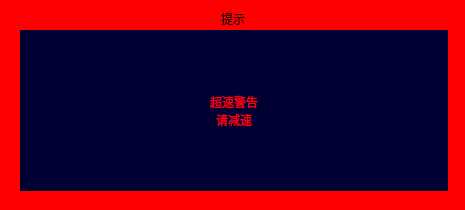
<?xml version="1.0" encoding="UTF-8"?>
<ui version="4.0">
 <class>EMDialogPage</class>
 <widget class="QWidget" name="EMDialogPage">
  <property name="geometry">
   <rect>
    <x>0</x>
    <y>0</y>
    <width>465</width>
    <height>210</height>
   </rect>
  </property>
  <property name="windowTitle">
   <string>Form</string>
  </property>
  <property name="styleSheet">
   <string notr="true">background-color: rgb(255, 0, 0);</string>
  </property>
  <widget class="QLabel" name="label">
   <property name="geometry">
    <rect>
     <x>200</x>
     <y>10</y>
     <width>66</width>
     <height>17</height>
    </rect>
   </property>
   <property name="styleSheet">
    <string notr="true">font:16px &quot;微软雅黑&quot;;</string>
   </property>
   <property name="text">
    <string>提示</string>
   </property>
   <property name="alignment">
    <set>Qt::AlignCenter</set>
   </property>
  </widget>
  <widget class="QLabel" name="lbl_mode">
   <property name="geometry">
    <rect>
     <x>20</x>
     <y>30</y>
     <width>428</width>
     <height>161</height>
    </rect>
   </property>
   <property name="styleSheet">
    <string notr="true">background-color: rgb(0, 0, 50);
color: rgb(255, 0, 0);
font:60px &quot;微软雅黑&quot;;</string>
   </property>
   <property name="text">
    <string>超速警告
请减速</string>
   </property>
   <property name="alignment">
    <set>Qt::AlignCenter</set>
   </property>
  </widget>
  <widget class="QLabel" name="label_2">
   <property name="geometry">
    <rect>
     <x>0</x>
     <y>0</y>
     <width>465</width>
     <height>210</height>
    </rect>
   </property>
   <property name="styleSheet">
    <string notr="true">background-color: rgb(255, 0, 0);</string>
   </property>
   <property name="text">
    <string/>
   </property>
  </widget>
  <zorder>label_2</zorder>
  <zorder>label</zorder>
  <zorder>lbl_mode</zorder>
 </widget>
 <resources/>
 <connections/>
</ui>
